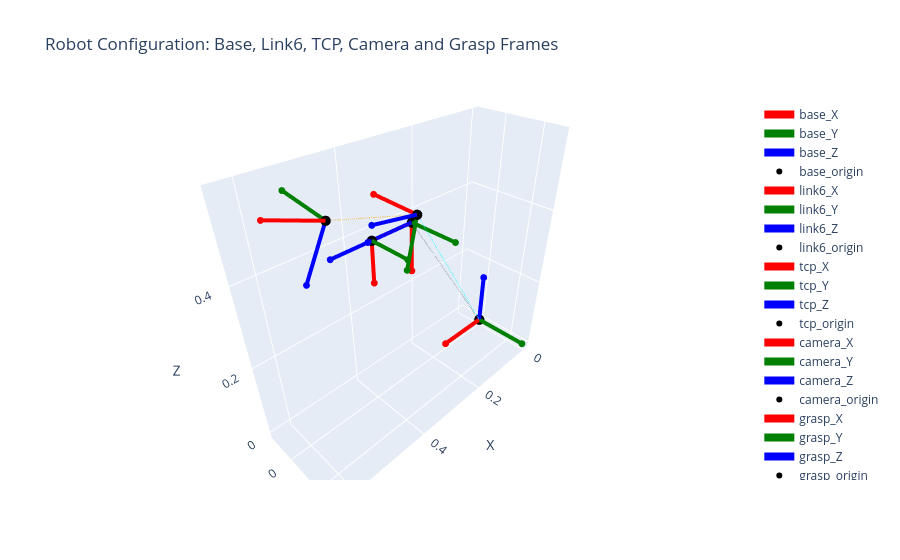

The cell this chart's notebook holds for it:
### Code cell
# Visualize URDF initial configuration: base, link6, TCP, camera and grasp coordinate frames
import numpy as np
import plotly.graph_objects as go

# Get Link6 pose at initial configuration (all joints = 0)
q_init = torch.zeros(d1.arm_n_dof, device=d1.device, dtype=torch.float32)
link6_init_tf = d1.serial_chain.forward_kinematics(q_init).get_matrix().squeeze(0)
T_link6_init = link6_init_tf.cpu().numpy()

# Get TCP pose (Link6 + offset)
link6_to_tcp = d1.link6_to_tcp_mat.cpu().numpy()
T_tcp_init = T_link6_init @ link6_to_tcp

# Camera pose in base frame
T_cam_in_base = np.array([
    [0.04266581138324645, 0.19016429753726094, 0.9808247389218778, 0.3211099820760092],
    [-0.997738937232263, -0.042916397581334996, 0.05172229644240045, 0.054355123827631475],
    [0.051929198623163926, -0.9808138063673455, 0.18790326119989345, 0.47093068126628707],
    [0.0, 0.0, 0.0, 1.0]
])

# Grasp pose in camera frame
T_grasp_in_cam = np.eye(4)
T_grasp_in_cam[:3, 3] = np.array([0.02078194, -0.0152188, 0.20500001])
T_grasp_in_cam[:3, :3] = np.array([
    [-0.01589504, 0.99617106, 0.08596864],
    [-0.18111572, -0.08742573, 0.97956824],
    [0.98333335, 0., 0.18181187]
])

# Transform grasp to base frame
T_grasp_in_base = T_cam_in_base @ T_grasp_in_cam

# Base coordinate frame
T_base = np.eye(4)

def frame_traces(T, name, scale=0.15):
    """Create 3D traces for a coordinate frame (RGB axes)"""
    o = T[:3, 3]
    R = T[:3, :3]
    
    traces = []
    # X-axis (red)
    ax_x = R[:, 0] * scale
    traces.append(go.Scatter3d(
        x=[o[0], o[0] + ax_x[0]], y=[o[1], o[1] + ax_x[1]], z=[o[2], o[2] + ax_x[2]],
        mode='lines+markers', line=dict(color='red', width=8),
        marker=dict(size=4, color='red'), name=f'{name}_X'))
    
    # Y-axis (green)
    ax_y = R[:, 1] * scale
    traces.append(go.Scatter3d(
        x=[o[0], o[0] + ax_y[0]], y=[o[1], o[1] + ax_y[1]], z=[o[2], o[2] + ax_y[2]],
        mode='lines+markers', line=dict(color='green', width=8),
        marker=dict(size=4, color='green'), name=f'{name}_Y'))
    
    # Z-axis (blue)
    ax_z = R[:, 2] * scale
    traces.append(go.Scatter3d(
        x=[o[0], o[0] + ax_z[0]], y=[o[1], o[1] + ax_z[1]], z=[o[2], o[2] + ax_z[2]],
        mode='lines+markers', line=dict(color='blue', width=8),
        marker=dict(size=4, color='blue'), name=f'{name}_Z'))
    
    # Origin point
    traces.append(go.Scatter3d(
        x=[o[0]], y=[o[1]], z=[o[2]], mode='markers',
        marker=dict(size=6, color='black'), name=f'{name}_origin'))
    
    return traces

# Collect all traces
traces = []
traces += frame_traces(T_base, 'base', scale=0.15)
traces += frame_traces(T_link6_init, 'link6', scale=0.12)
traces += frame_traces(T_tcp_init, 'tcp', scale=0.10)
traces += frame_traces(T_cam_in_base, 'camera', scale=0.12)
traces += frame_traces(T_grasp_in_base, 'grasp', scale=0.12)

# Add lines connecting origins
p_base = T_base[:3, 3]
p_link6 = T_link6_init[:3, 3]
p_tcp = T_tcp_init[:3, 3]
p_camera = T_cam_in_base[:3, 3]
p_grasp = T_grasp_in_base[:3, 3]

traces.append(go.Scatter3d(
    x=[p_base[0], p_link6[0]], y=[p_base[1], p_link6[1]], z=[p_base[2], p_link6[2]],
    mode='lines', line=dict(color='gray', width=2, dash='dot'),
    name='base->link6'))

traces.append(go.Scatter3d(
    x=[p_link6[0], p_tcp[0]], y=[p_link6[1], p_tcp[1]], z=[p_link6[2], p_tcp[2]],
    mode='lines', line=dict(color='purple', width=2, dash='dash'),
    name='link6->tcp'))

traces.append(go.Scatter3d(
    x=[p_base[0], p_camera[0]], y=[p_base[1], p_camera[1]], z=[p_base[2], p_camera[2]],
    mode='lines', line=dict(color='cyan', width=2, dash='dot'),
    name='base->camera'))

traces.append(go.Scatter3d(
    x=[p_camera[0], p_grasp[0]], y=[p_camera[1], p_grasp[1]], z=[p_camera[2], p_grasp[2]],
    mode='lines', line=dict(color='orange', width=2, dash='dash'),
    name='camera->grasp'))

# Create figure
fig = go.Figure(data=traces)
fig.update_layout(
    scene=dict(aspectmode='data', xaxis_title='X', yaxis_title='Y', zaxis_title='Z'),
    title='Robot Configuration: Base, Link6, TCP, Camera and Grasp Frames'
)
fig.show()

### Figure 1 — Plotly figure (JSON) as saved in the notebook; plotly's stock layout.template omitted (floating-point values rounded to 4 significant figures)
{"data": [{"line": {"color": "red", "width": 8}, "marker": {"color": "red", "size": 4}, "mode": "lines+markers", "name": "base_X", "type": "scatter3d", "x": [0, 0.15], "y": [0, 0], "z": [0, 0]}, {"line": {"color": "green", "width": 8}, "marker": {"color": "green", "size": 4}, "mode": "lines+markers", "name": "base_Y", "type": "scatter3d", "x": [0, 0], "y": [0, 0.15], "z": [0, 0]}, {"line": {"color": "blue", "width": 8}, "marker": {"color": "blue", "size": 4}, "mode": "lines+markers", "name": "base_Z", "type": "scatter3d", "x": [0, 0], "y": [0, 0], "z": [0, 0.15]}, {"marker": {"color": "black", "size": 6}, "mode": "markers", "name": "base_origin", "type": "scatter3d", "x": [0], "y": [0], "z": [0]}, {"line": {"color": "red", "width": 8}, "marker": {"color": "red", "size": 4}, "mode": "lines+markers", "name": "link6_X", "type": "scatter3d", "x": [0.2804, 0.2804], "y": [-0.001282, -0.001281], "z": [0.4199, 0.2999]}, {"line": {"color": "green", "width": 8}, "marker": {"color": "green", "size": 4}, "mode": "lines+markers", "name": "link6_Y", "type": "scatter3d", "x": [0.2804, 0.2804], "y": [-0.001282, 0.1187], "z": [0.4199, 0.4199]}, {"line": {"color": "blue", "width": 8}, "marker": {"color": "blue", "size": 4}, "mode": "lines+markers", "name": "link6_Z", "type": "scatter3d", "x": [0.2804, 0.4004], "y": [-0.001282, -0.001283], "z": [0.4199, 0.4199]}, {"marker": {"color": "black", "size": 6}, "mode": "markers", "name": "link6_origin", "type": "scatter3d", "x": [0.2804], "y": [-0.001282], "z": [0.4199]}, {"line": {"color": "red", "width": 8}, "marker": {"color": "red", "size": 4}, "mode": "lines+markers", "name": "tcp_X", "type": "scatter3d", "x": [0.3904, 0.3904], "y": [-0.001283, -0.001282], "z": [0.4199, 0.3199]}, {"line": {"color": "green", "width": 8}, "marker": {"color": "green", "size": 4}, "mode": "lines+markers", "name": "tcp_Y", "type": "scatter3d", "x": [0.3904, 0.3904], "y": [-0.001283, 0.09872], "z": [0.4199, 0.4199]}, {"line": {"color": "blue", "width": 8}, "marker": {"color": "blue", "size": 4}, "mode": "lines+markers", "name": "tcp_Z", "type": "scatter3d", "x": [0.3904, 0.4904], "y": [-0.001283, -0.001284], "z": [0.4199, 0.4199]}, {"marker": {"color": "black", "size": 6}, "mode": "markers", "name": "tcp_origin", "type": "scatter3d", "x": [0.3904], "y": [-0.001283], "z": [0.4199]}, {"line": {"color": "red", "width": 8}, "marker": {"color": "red", "size": 4}, "mode": "lines+markers", "name": "camera_X", "type": "scatter3d", "x": [0.3211, 0.3262], "y": [0.05436, -0.06537], "z": [0.4709, 0.4772]}, {"line": {"color": "green", "width": 8}, "marker": {"color": "green", "size": 4}, "mode": "lines+markers", "name": "camera_Y", "type": "scatter3d", "x": [0.3211, 0.3439], "y": [0.05436, 0.04921], "z": [0.4709, 0.3532]}, {"line": {"color": "blue", "width": 8}, "marker": {"color": "blue", "size": 4}, "mode": "lines+markers", "name": "camera_Z", "type": "scatter3d", "x": [0.3211, 0.4388], "y": [0.05436, 0.06056], "z": [0.4709, 0.4935]}, {"marker": {"color": "black", "size": 6}, "mode": "markers", "name": "camera_origin", "type": "scatter3d", "x": [0.3211], "y": [0.05436], "z": [0.4709]}, {"line": {"color": "red", "width": 8}, "marker": {"color": "red", "size": 4}, "mode": "lines+markers", "name": "grasp_X", "type": "scatter3d", "x": [0.5202, 0.6317], "y": [0.04488, 0.05382], "z": [0.5255, 0.5688]}, {"line": {"color": "green", "width": 8}, "marker": {"color": "green", "size": 4}, "mode": "lines+markers", "name": "grasp_Y", "type": "scatter3d", "x": [0.5202, 0.5233], "y": [0.04488, -0.07394], "z": [0.5255, 0.542]}, {"line": {"color": "blue", "width": 8}, "marker": {"color": "blue", "size": 4}, "mode": "lines+markers", "name": "grasp_Z", "type": "scatter3d", "x": [0.5202, 0.5644], "y": [0.04488, 0.03067], "z": [0.5255, 0.4148]}, {"marker": {"color": "black", "size": 6}, "mode": "markers", "name": "grasp_origin", "type": "scatter3d", "x": [0.5202], "y": [0.04488], "z": [0.5255]}, {"line": {"color": "gray", "dash": "dot", "width": 2}, "mode": "lines", "name": "base->link6", "type": "scatter3d", "x": [0, 0.2804], "y": [0, -0.001282], "z": [0, 0.4199]}, {"line": {"color": "purple", "dash": "dash", "width": 2}, "mode": "lines", "name": "link6->tcp", "type": "scatter3d", "x": [0.2804, 0.3904], "y": [-0.001282, -0.001283], "z": [0.4199, 0.4199]}, {"line": {"color": "cyan", "dash": "dot", "width": 2}, "mode": "lines", "name": "base->camera", "type": "scatter3d", "x": [0, 0.3211], "y": [0, 0.05436], "z": [0, 0.4709]}, {"line": {"color": "orange", "dash": "dash", "width": 2}, "mode": "lines", "name": "camera->grasp", "type": "scatter3d", "x": [0.3211, 0.5202], "y": [0.05436, 0.04488], "z": [0.4709, 0.5255]}], "layout": {"scene": {"aspectmode": "data", "xaxis": {"title": {"text": "X"}}, "yaxis": {"title": {"text": "Y"}}, "zaxis": {"title": {"text": "Z"}}}, "title": {"text": "Robot Configuration: Base, Link6, TCP, Camera and Grasp Frames"}}}
